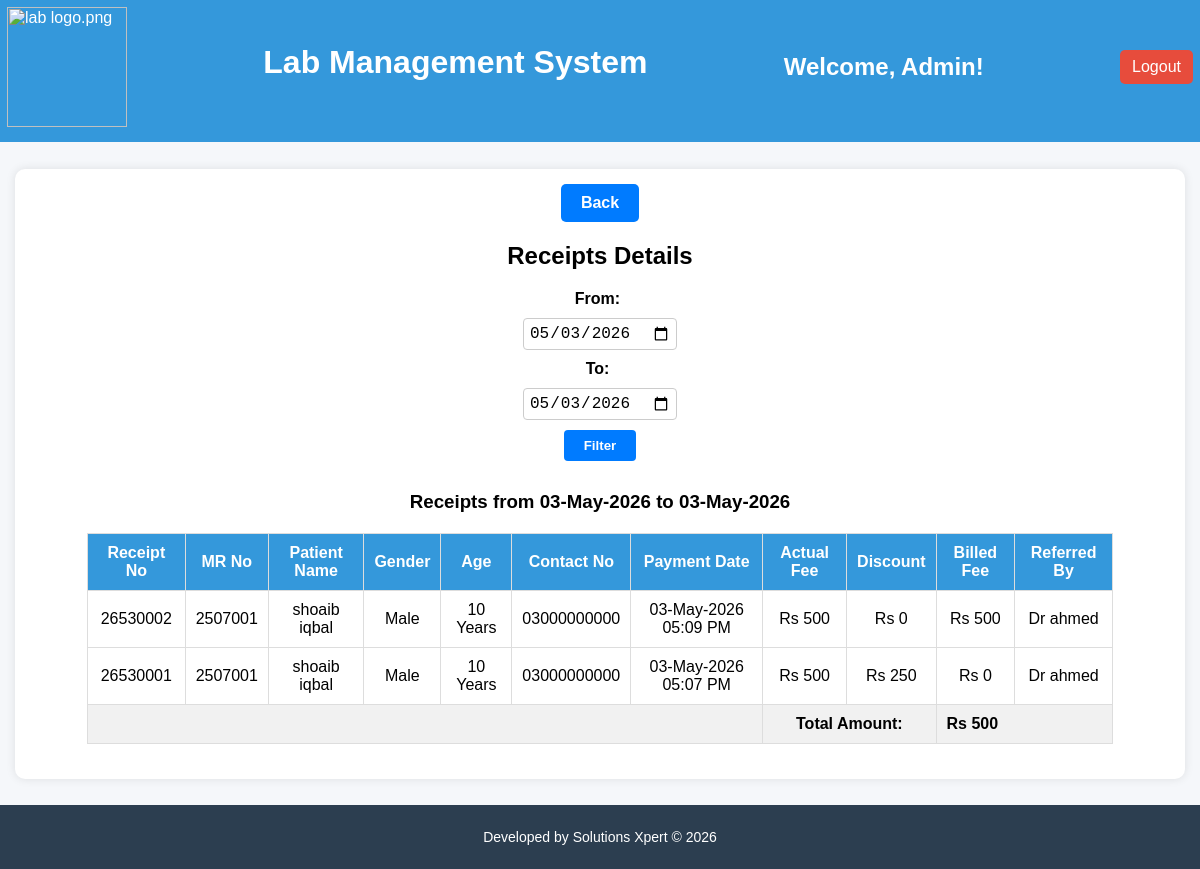
Screenshot of /admin_receipts_today.php (signed in) with the database file from the repository.
### tables this page shows
CREATE TABLE `receipts` (
  `receipt_id` int(11) NOT NULL,
  `receipt_no` varchar(20) NOT NULL,
  `mr_no` varchar(20) NOT NULL,
  `actual_fee` decimal(10,2) NOT NULL,
  `discount` decimal(10,2) NOT NULL DEFAULT 0.00,
  `patient_name` varchar(100) NOT NULL,
  `total_fee` float NOT NULL,
  `payment_date` datetime NOT NULL DEFAULT current_timestamp(),
  `gender` varchar(10) DEFAULT NULL,
  `age` varchar(20) DEFAULT NULL,
  `contact_no` varchar(20) DEFAULT NULL,
  `billed_by` varchar(255) DEFAULT NULL,
  `doctor_id` int(11) DEFAULT NULL,
  `referred_by` varchar(100) DEFAULT NULL
);

### admin_receipts_today.php (the view, shortened to what this page needs)
<?php
include "db.php";
include "header.php";
$from_date = $_GET['from_date'] ?? date('Y-m-d');
$to_date = $_GET['to_date'] ?? date('Y-m-d');
$from_date = mysqli_real_escape_string($conn, $from_date);
$to_date = mysqli_real_escape_string($conn, $to_date);
$sql = "
    SELECT receipt_no, mr_no, patient_name, actual_fee, discount, total_fee, payment_date, gender, age, contact_no, billed_by, referred_by
    FROM receipts
    WHERE DATE(payment_date) BETWEEN '$from_date' AND '$to_date'
    ORDER BY payment_date DESC
";
$result = mysqli_query($conn, $sql);
$total_sql = "
    SELECT SUM(total_fee) AS total_amount
    FROM receipts
    WHERE DATE(payment_date) BETWEEN '$from_date' AND '$to_date'
";
$total_result = mysqli_query($conn, $total_sql);
$total_amount = 0;
if ($total_result && mysqli_num_rows($total_result) > 0) {
    $row = mysqli_fetch_assoc($total_result);
    $total_amount = $row['total_amount'] ?? 0;
}
?>
<!DOCTYPE html>
<html lang="en">
<head>
</head>
<body>
    <div class="table-container" style="margin-top: 35px;">
<div style="text-align: center; margin-top: 20px;">
    <a href="daily_summary.php" class="back-button" style="margin-bottom: 0px;margin-top: -20px;">Back</a>
</div>
        <h2 style="text-align:center;">Receipts Details</h2>
<form method="GET" action="">
    <label for="from_date">From:</label>
    <input type="date" name="from_date" value="<?php echo $from_date; ?>" required>
    <label for="to_date">To:</label>
    <input type="date" name="to_date" value="<?php echo $to_date; ?>" required>
    <button type="submit">Filter</button>
</form>
<h3 style="text-align:center;">Receipts from <?php echo date('d-M-Y', strtotime($from_date)); ?> to <?php echo date('d-M-Y', strtotime($to_date)); ?></h3>
        <table>
            <thead>
                <tr>
                    <th>Receipt No</th>
                    <th>MR No</th>
                    <th>Patient Name</th>
					 <th>Gender</th>
                    <th>Age</th>
                    <th>Contact No</th>
					<th>Payment Date</th>
                    <th>Actual Fee</th>
                    <th>Discount</th>
                    <th>Billed Fee</th>
                    <th>Referred By</th>
                </tr>
            </thead>
            <tbody>
                <?php if ($result && mysqli_num_rows($result) > 0): ?>
                    <?php while ($row = mysqli_fetch_assoc($result)): ?>
                        <tr>
                            <td><?php echo htmlspecialchars($row['receipt_no']); ?></td>
                            <td><?php echo htmlspecialchars($row['mr_no']); ?></td>
                            <td><?php echo htmlspecialchars($row['patient_name']); ?></td>
							<td><?php echo htmlspecialchars($row['gender']); ?></td>
                            <td><?php echo htmlspecialchars($row['age']); ?></td>
                            <td><?php echo htmlspecialchars($row['contact_no']); ?></td>
							<td><?php echo date('d-M-Y h:i A', strtotime($row['payment_date'])); ?></td>
                            <td>Rs <?php echo number_format($row['actual_fee']); ?></td>
                            <td>Rs <?php echo number_format($row['discount']); ?></td>
                            <td>Rs <?php echo number_format($row['total_fee']); ?></td>
                            <td><?php echo htmlspecialchars($row['referred_by']); ?></td>
                        </tr>
                    <?php endwhile; ?>
                <?php else: ?>
                    <tr><td colspan="11" style="text-align:center;">No receipts found for today.</td></tr>
                <?php endif; ?>
            </tbody>
            <tfoot>
                <tr>
				<td colspan="7"></td>
                    <td colspan="2" class="total-cell" style="text-align:center;">Total Amount:</td>
                    <td colspan="2" style="text-align:left;">Rs <?php echo number_format($total_amount); ?></td>
                </tr>
            </tfoot>
        </table>
    </div>
<?php include "footer.php"; ?>
</body>
</html>

### admin_receipts_today.php (style rules this page uses)
body { font-family: Arial, sans-serif; margin: 0; background: #f5f7fa; }
form { display: flex; flex-direction: column; align-items: center; gap: 10px; margin-bottom: 30px; }
label { font-weight: bold; margin-right: 5px; }
input[type="date"] { padding: 5px; font-size: 16px; border: 1px solid #ccc; border-radius: 4px; }
button { padding: 8px 20px; background-color: #007bff; color: white; border: none; border-radius: 4px; font-weight: bold; cursor: pointer; transition: background-color 0.3s ease; }
.table-container { width: 95%; margin: 20px auto; background-color: #fff; border-radius: 10px; padding: 15px; box-shadow: 0 0 10px rgba(0,0,0,0.1); }
table { width: 90%; margin: 20px auto; border-collapse: collapse; }
th, td { padding: 10px; border: 1px solid #ddd; text-align: center; }
th { background-color: #3498db; color: white; }
tfoot tr td { font-weight: bold; background-color: #f1f1f1; text-align: right; }
.total-cell { text-align: left; padding-left: 10px; }
.back-button { display: inline-block; background-color: #007BFF; color: white; padding: 10px 20px; border-radius: 5px; text-decoration: none; font-weight: bold; font-size: 16px; transition: background-color 0.3s ease; margin-bottom: 20px; cursor: pointer; }

### footer.php (style rules this page uses)
body { padding-bottom: 70px; }

### rows the page displays
receipts: receipt_no "26530002", mr_no "2507001", patient_name "shoaib iqbal", gender "Male", age "10 Years", contact_no "03000000000", payment_date "03-May-2026 05:09 PM", actual_fee "500", discount "0", total_fee "500", referred_by "Dr ahmed"
receipts: receipt_no "26530001", mr_no "2507001", patient_name "shoaib iqbal", gender "Male", age "10 Years", contact_no "03000000000", payment_date "03-May-2026 05:07 PM", actual_fee "500", discount "250", total_fee "0", referred_by "Dr ahmed"

### other values shown
$username "Admin"
date('d-M-Y', strtotime($from_date)) "03-May-2026"
date('d-M-Y', strtotime($to_date)) "03-May-2026"
$total_amount "500"
